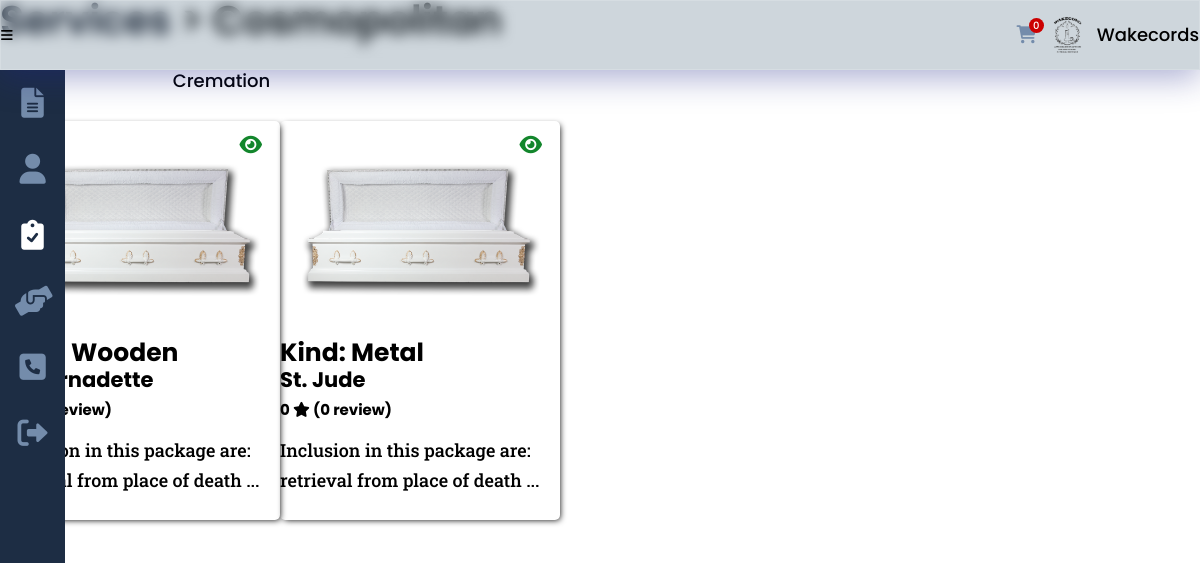
Page /funeral_tradition.php?id=14 (signed in) on the committed database.
### tables this page shows
CREATE TABLE `funeral` (
  `service_id` int(8) NOT NULL,
  `funeral_name` varchar(50) NOT NULL,
  `funeral_type` varchar(20) NOT NULL,
  `funeral_kind` varchar(20) NOT NULL,
  `funeral_size` varchar(200) DEFAULT NULL,
  `funeral_qty` varchar(200) DEFAULT NULL,
  `funeral_price` varchar(200) DEFAULT NULL
);

CREATE TABLE `services` (
  `service_id` int(8) NOT NULL,
  `provider_id` int(8) NOT NULL,
  `service_type` varchar(20) NOT NULL,
  `service_desc` varchar(500) NOT NULL,
  `service_cost` decimal(9,2) DEFAULT NULL,
  `service_qty` int(2) DEFAULT NULL,
  `service_img` varchar(100) NOT NULL,
  `service_status` varchar(10) NOT NULL
);

### others/db.php (called while the page is built, shortened)
<?php
	class DB
	{
		static $hostname = "localhost";
		static $dbname = "wakecords";
		static $username  = "root";
		static $password = "";
		public static function query($sql, $params=array(), $transactType)
		{
			$rows = array();
			try
			{
				$db = new PDO("mysql:host=". self::$hostname ."; dbname=". self::$dbname,  self::$username,  self::$password);
				$db->setAttribute(PDO::ATTR_ERRMODE, PDO::ERRMODE_EXCEPTION);
				$cmd = $db->prepare($sql);
				$cmd->execute($params);
				if($transactType == "READ")
					$rows = $cmd->fetchAll();
				else
					$rows = $db->lastInsertId();
			}
			catch(PDOException $e)
			{
				echo $e->getMessage();
			}
			return $rows;
		}
	}

### funeral_tradition.php (the view, shortened to what this page needs)
<?php
	include("others/functions.php");
	include("others/head.php");
	$provider = read("provider", ["provider_id"], [$_GET['id']]);
	$provider = $provider[0];
?>
<body>
	<div class="container">
		<?php include("others/header.php"); ?>
		<div class="banner">
			<?php
			include("others/sidebar.php"); ?>
			<section class="banner-con">
				<div class="wrapper">
					<div class="banner-div">
						<h2><a href="funeral.php">Services</a> <span>> <?php echo $provider['provider_company']; ?></span></h2>
						<?php
						echo "
							<ul>
								<li><a class='active' href='funeral_tradition.php?id={$provider['provider_id']}' >Traditional</a></li>
								<li><a class='' href='funeral_cremate.php?id={$provider['provider_id']}'>Cremation</a></li>
							</ul>
						";
						?>
						<div class="banner-cards">
							<?php
								services("funeral", "traditional");
							?>
						</div>
					</div>
				</div>
			</section>
		</div>
	</div>
</body>
</html>

### others/functions.php (shortened to what this page needs)
<?php
	require_once("others/db.php");
	function limit_text($text, $limit) {
		if (str_word_count($text, 0) > $limit) {
			$words = str_word_count($text, 2);
			$pos   = array_keys($words);
			$text  = substr($text, 0, $pos[$limit]) . '...';
		}
		return $text;
	}
	function ratings($id, $service = true){
		$avg_stars = 0;
		if($service)
			$feedback = read("feedback", ["service_id"], [$id]);
		else {
			$feedback = DB::query("SELECT * FROM feedback a JOIN services b ON a.service_id = b.service_id WHERE provider_id = ?", array($id), "READ");
		}
		if(count($feedback) > 0){
			foreach($feedback as $result){
				$avg_stars += $result['feedback_star'];
			}
			$avg_stars /= count($feedback);
		}
		else return $avg_stars;
		return number_format((float)$avg_stars,1,".","");
	}
	function ratings_count($id, $service = true){
		if($service)
			$feedback = read("feedback", ["service_id"], [$id]);
		else {
			$feedback = DB::query("SELECT * FROM feedback a JOIN services b ON a.service_id = b.service_id WHERE provider_id = ?", array($id), "READ");
		}
		return (count($feedback) > 1) ? count($feedback)." reviews" : count($feedback)." review";
	}
	function read($table, $attr=[], $data=[]){
		if(count($attr) == 1){
			return DB::query("SELECT * FROM ".$table." WHERE ".$attr[0]."=?", array($data[0]), "READ");
		}
	}
	function services($type, $defer=NULL){
		switch ($type){
			case "funeral":
				if ($defer == NULL) {
					$provider = read("provider", ["provider_type"], [$type]);
					if(count($provider) > 0){
						foreach($provider as $result){
							echo "
							<div class='card-0 no-padding'>
								<img src='images/providers/".$result['provider_type']."/".$result['provider_id']."/".$result['provider_logo']."'>
								<h3>".$result['provider_company']."
									<span>
										".ratings($result['provider_id'], false)."
										<i class='fa-solid fa-star'></i>
										(".ratings_count($result['provider_id'], false).")
									</span>
								</h3>
								<p>
									".limit_text($result['provider_desc'], 10)."
								</p>
								<div class='buttons'>
									<a href='funeral_tradition.php?id=".$result['provider_id']."' title='View'><i class='fa-solid fa-eye'></i></a>
								</div>
							</div>
							";
						}
					}
					else messaging("error", "No funeral services posted!");
				}
				else {
					$services = DB::query("SELECT * FROM services s JOIN funeral f ON s.service_id = f.service_id WHERE provider_id = ? AND funeral_type = ?", array($_GET['id'], $defer), "READ");
					if(count($services) > 0){
						foreach($services as $results){
							echo "
							<div class='card-0 no-padding'>
								<img src='images/providers/".$results['service_type']."/".$results['provider_id']."/".$results['service_img']."'>
								<h3 style='margin-bottom:0;line-height:1;font-size:25px;'>Kind: ".ucwords($results['funeral_kind'])."</h3>
								<h3>".$results['funeral_name']."
									<span>
										".ratings($results['service_id'], true)."
										<i class='fa-solid fa-star'></i>
										(".ratings_count($results['service_id'], true).")
									</span>
								</h3>
								<p>
									".limit_text($results['service_desc'], 10)."
								</p>
								<div class='buttons'>
									<a title='View' href='funeral_tradition_this.php?service_id=".$results['service_id']."&id={$results['provider_id']}'><i class='fa-solid fa-eye'></i></a>
								</div>
							</div>
							";
						}
					}
					else messaging("error", "No funeral services posted!");
				}
			break;
		}
	}

### css/style.css (style rules this page uses)
:root { --dark-blue:#0d1321; --light-blue:#1d2d44; --pale-blue:#3e5c76; --light-gray:#748cab; --gray: #ccc; --peach:#f0ebd8; --header-height:70px; --red: hsl(0,100%,40%); --green: hsl(133, 75%, 30%); --blue: hsl(180, 75%, 40%); --em-1: 1em; --rem-1: 1rem; --box-shadow: 2px 2px 6px -2px #000; }
* { padding:0;margin:0;box-sizing:border-box;resize:none;outline:none;border:none;text-decoration:none;list-style:none; }
body { font:500 18px/30px Poppins,sans-serif; }
.wrapper { width:100%;margin:0 auto 0 0;padding:0 var(--size-3) var(--size-8) var(--size-11); }
section, main { padding:100px 0;background:#fff; }
.no-padding { padding:0 !important; }
h1,h2 { line-height:100%;margin-bottom:40px;position:relative; }
h2 { margin-bottom:var(--rem-1); }
h3 { margin-bottom:10px;position:relative; }
h2 { font-size:40px;font-weight:600; }
h2 a { display:inline-block;position:relative;color:var(--dark-blue); }
h2 a:after { content:"";position:absolute;width:100%;transform:scaleX(0);height:2px;bottom:0;left:0;background-color:var(--light-blue);transform-origin:bottom right;transition:transform 0.25s ease-out; }
p { font-family:Roboto Slab,serif;margin-bottom:25px; }
.card-0 { display:block;border:1px solid var(--gray-2);width:280px;box-shadow:var(--box-shadow);border-radius:5px;margin-block:15px;position:relative;overflow:hidden;padding:0 0 75px; }
.card-0 img { height:210px;padding:15px; }
.card-0 .buttons { position:absolute;inset:10px 10px auto auto;background-color:#fff;padding-inline:5px;border-radius:5px;padding-bottom:3px; }
.card-0 .buttons a { display:inline-block;margin-inline:3px;width:fit-content;color:var(--green); }
.card-0 .buttons a i { font-size:20px; }
.banner-con { width:100%;padding:0; }
.banner-div { height:100%;padding-top:var(--size-11);position:relative;margin-bottom:var(--em-1); }
.banner-div h2 span { font-size:var(--size-5); }
.banner-cards { display:flex;column-gap:var(--size-5);flex-wrap:wrap; }
.banner-cards a { color:var(--gray-8);width:100%;height:100%;display:block; }
.banner-cards img { width:100%; }
.banner-cards h3, .banner-cards p { padding-inline:var(--size-3); }
.banner-cards h3 span { display:block;font-size:15px;color:var(--yellow-6); }
.banner-cards p { font-size:var(--size-3); }
.banner-div ul { display:flex;margin-bottom:var(--size-5);flex-wrap:wrap; }
.banner-div ul li a { display:inline-block;background:var(--gray-3);padding:10px 25px;color:#000;border-top-left-radius:10px;border-top-right-radius:10px; }
.banner-div ul li a:hover, .banner-div ul li a.active { background:var(--gray-8);color:#fff; }

### rows in the picture
funeral: service_id.service_img (picture), funeral_kind "Wooden", funeral_name "St. Bernadette", service_id "0 review", service_id.service_desc "Inclusion in this package are: retrieval from place of death ..."
funeral: service_id.service_img (picture), funeral_kind "Metal", funeral_name "St. Jude", service_id "0", service_id "0 review", service_id.service_desc "Inclusion in this package are: retrieval from place of death ..."

### other values in the picture
count(read('cart', ['seeker_id'], [$_SESSION['seeker']])) "0"
